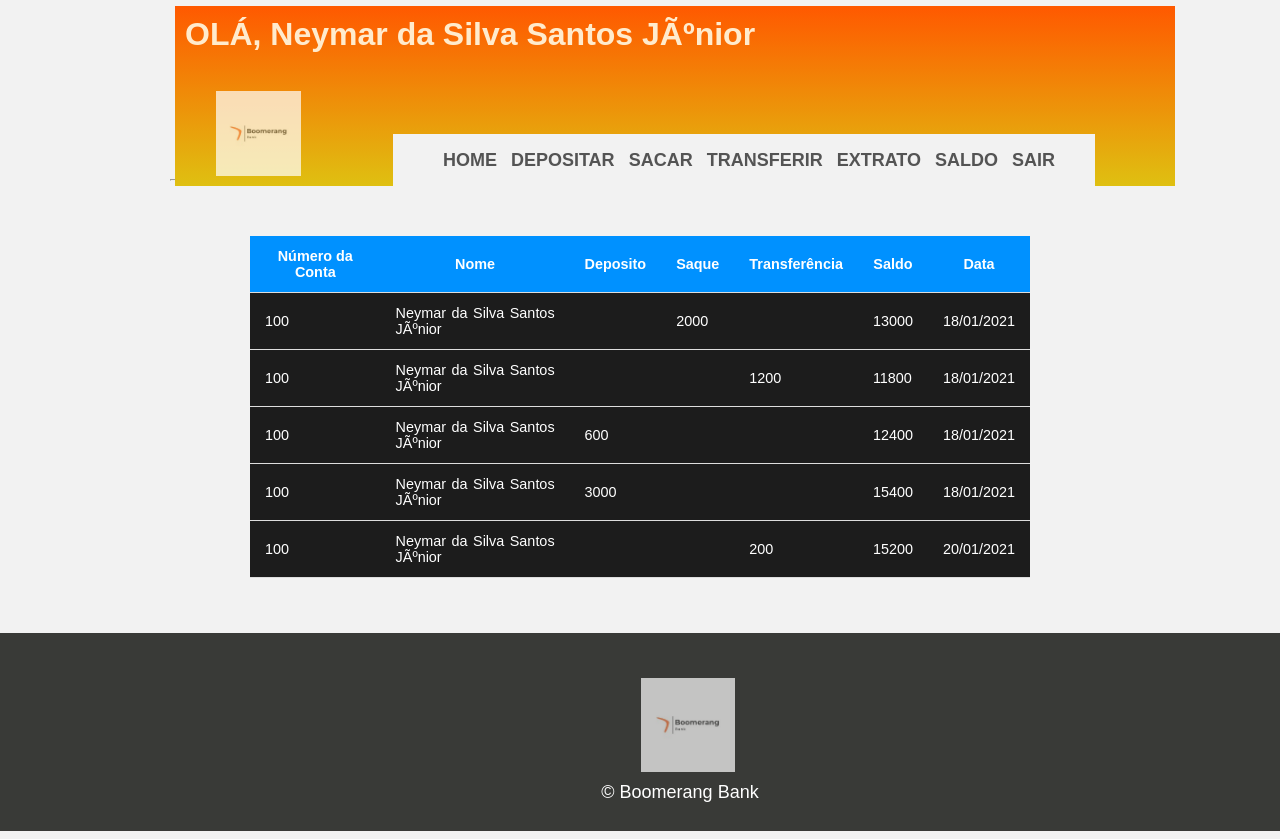
Page /extrato.php (signed in) on the committed database.
### tables this page shows
CREATE TABLE IF NOT EXISTS `cliente` (
  `num_conta` int(11) NOT NULL AUTO_INCREMENT,
  `nome` varchar(50) DEFAULT NULL,
  `email` varchar(50) NOT NULL,
  `senha` varchar(32) NOT NULL,
  `agencia` int(5) NOT NULL,
  `operacao` varchar(20) NOT NULL,
  `cpf` varchar(20) NOT NULL,
  `cidade` varchar(50) NOT NULL,
  `estado` varchar(50) NOT NULL,
  `data_cadastro` datetime DEFAULT NULL,
  PRIMARY KEY (`num_conta`)
);

CREATE TABLE IF NOT EXISTS `conta` (
  `id_conta` int(11) NOT NULL AUTO_INCREMENT,
  `num_conta` int(11) DEFAULT NULL,
  `deposito` int(11) DEFAULT NULL,
  `saque` int(11) DEFAULT NULL,
  `transferencia` int(11) DEFAULT NULL,
  `saldo` int(11) DEFAULT NULL,
  `data_conta` datetime DEFAULT NULL,
  PRIMARY KEY (`id_conta`),
  KEY `num_conta` (`num_conta`)
);

### extrato.php (the view, shortened to what this page needs)
<?php
    require_once 'conexao.php';
    $conta = $_SESSION['id_usuario'];
    $sql = "SELECT cl.*, co.* FROM cliente AS cl JOIN conta AS co
    ON (co.num_conta = cl.num_conta) WHERE cl.num_conta = '$conta'";
    $resultado = mysqli_query($conexao, $sql);
    $dados = mysqli_fetch_array($resultado);
?>
<!DOCTYPE html>
<html lang="pt-br">
<head>
    <link rel="stylesheet" href="estilos.css">
</head>
<body>
   <header class="container">
        <div class="cabecalho">
            <h1> OLÁ, <?php echo $dados ['nome']; ?></h1>
            <nav class="menu">
                <ul>
                    <li><a href="home.php">HOME</a></li>
                    <li><a href="depositar.php">DEPOSITAR</a></li>
                    <li><a href="sacar.php">SACAR</a></li>
                    <li><a href="transferir.php">TRANSFERIR</a></li>
                    <li><a href="extrato.php">EXTRATO</a></li>
                    <li><a href="saldo.php">SALDO</a></li>
                    <li> <a href="sair.php">SAIR </a></li>
                </ul>
            </nav>
            <h1 class="imagem"><img id="logo" src="img/logo.jpg" alt="Logo"></h1>
    </header>
   <div>
        <table class="info-tabela">
            <tbody>
                <th>
                     Número da Conta
                </th>
                <th>
                     Nome
                </th>
                <th>
                     Deposito
                </th>
                <th>
                     Saque
                </th>
                <th>
                    Transferência
                </th>
                <th>
                    Saldo
                </th>
                <th>
                    Data
                </th>
            </tbody>
            <tbody>
                <?php while ( $dados = mysqli_fetch_array($resultado)) { ?>
                <tr>
                    <td>   <?php echo ($dados['num_conta']);?></td>
                    <td>   <?php echo ($dados['nome']);?></td>
                    <td>   <?php echo ($dados['deposito']);?></td>
                    <td>   <?php echo ($dados['saque']);?></td>
                    <td>   <?php echo ($dados['transferencia']);?></td>
                    <td>   <?php echo ($dados['saldo']);?></td>
                    <td>   <?php echo date("d/m/Y",strtotime($dados['data_conta'])); ?></td>
                </tr>
            </tbody>
           <?php }
           ?>
        </table>
   </div>
   <footer>
         <div id="rodape">
            <img src="img/logo.jpg" alt="Logo">
            <p id="copy">&copy Boomerang Bank</p>
        </div>
    </footer>
</html>

### estilos.css (style rules this page uses)
body { margin-left:auto; margin-right:auto; width:940px; background: #f2f2f2; }
img { max-width: 12%; padding: 30px; opacity: 0.7; margin: 0 75px; }
h1 { padding: 10px; font-family: 'Trebuchet MS', 'Lucida Sans Unicode', 'Lucida Grande', 'Lucida Sans', Arial, sans-serif; color: blanchedalmond; }
a { text-decoration: none; color: rgba(17, 17, 17, 0.7); font-weight: bolder; }
p { padding: 0 50px; text-indent: 30px; text-align: justify; }
header { position: relative; }
table { font-family: 'Trebuchet MS', 'Lucida Sans Unicode', 'Lucida Grande', 'Lucida Sans', Arial, sans-serif; }
footer { background-color: rgb(57, 58, 55); clear: both; font-family: 'Trebuchet MS', 'Lucida Sans Unicode', 'Lucida Grande', 'Lucida Sans', Arial, sans-serif; color: white; padding: 10px 0; position: relative; text-align: center; margin: 0 -200px 0 -200px; }
#rodape { margin: 5px 0; padding: 0; padding-left: 50px; }
#rodape img { margin-right: 30px; vertical-align: middle; width:94px; }
#copy { text-align: center; margin-top: -20px; font-size: 18px; }
.menu { position: absolute; top: 128px; right: 80px; background: #f2f2f2; padding: 0 40px 0 0; }
.menu ul li { display: inline; margin-left: 10px; font-family:'Gill Sans', 'Gill Sans MT', Calibri, 'Trebuchet MS', sans-serif; font-size: 18px; }
.imagem { padding: 8px; position: absolute; top: 25px; left: 3px; }
.cabecalho { background: linear-gradient( rgb(255, 89, 0), rgb(223, 192, 17)); width: 100%; height: 180px; }
#logo { max-width: 33%; padding: 30px; opacity: 0.7; margin: 0; }
.container { margin: -15px 5px; width: 1000px; }
.info-tabela { border-collapse: collapse; margin: 55px 80px; font-size: 0.9em; min-width: 400px; text-align: justify; padding: 400px; }
.info-tabela tbody th { background-color: rgb(0, 145, 255); color: #ffff; font-weight: bold; text-align: center; }
.info-tabela th, .info-tabela td { padding: 12px 15px; text-align: justify; }
.info-tabela tbody tr { border-bottom: 1px solid #dddddd; color: white; background-color: #1C1C1C; }

### rows in the picture
cliente: nome "Neymar da Silva Santos JÃºnior"
conta: num_conta "100", num_conta.nome "Neymar da Silva Santos JÃºnior", saque "2000", saldo "13000", data_conta "18/01/2021"
conta: num_conta "100", num_conta.nome "Neymar da Silva Santos JÃºnior", transferencia "1200", saldo "11800", data_conta "18/01/2021"
conta: num_conta "100", num_conta.nome "Neymar da Silva Santos JÃºnior", deposito "600", saldo "12400", data_conta "18/01/2021"
conta: num_conta "100", num_conta.nome "Neymar da Silva Santos JÃºnior", deposito "3000", saldo "15400", data_conta "18/01/2021"
conta: num_conta "100", num_conta.nome "Neymar da Silva Santos JÃºnior", transferencia "200", saldo "15200", data_conta "20/01/2021"
